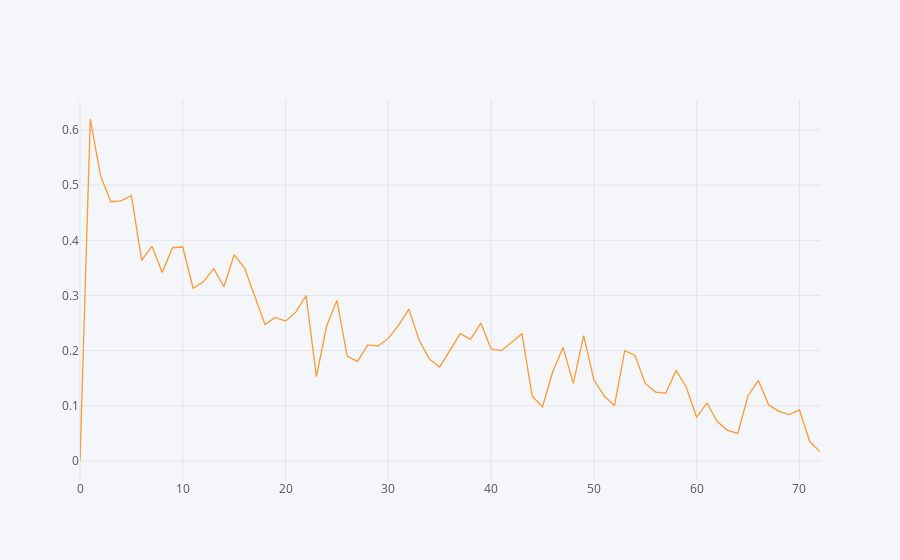

Notebook code for this chart:
### Code cell
data.iplot(kind='line', x='tenure')

### Figure 1 — Plotly figure (JSON) as saved in the notebook; plotly's stock layout.template omitted (floating-point values rounded to 4 significant figures)
{"data": [{"line": {"color": "rgba(255, 153, 51, 1.0)", "dash": "solid", "shape": "linear", "width": 1.3}, "mode": "lines", "name": "ChurnBinary", "text": "", "type": "scatter", "uid": "ac280ff8-fb9a-4602-8553-50abbdc7f3c3", "x": [0, 1, 2, 3, 4, 5, 6, 7, 8, 9, 10, 11, 12, 13, 14, 15, 16, 17, 18, 19, 20, 21, 22, 23, 24, 25, 26, 27, 28, 29, 30, 31, 32, 33, 34, 35, 36, 37, 38, 39, 40, 41, 42, 43, 44, 45, 46, 47, 48, 49, 50, 51, 52, 53, 54, 55, 56, 57, 58, 59, 60, 61, 62, 63, 64, 65, 66, 67, 68, 69, 70, 71, 72], "y": [0, 0.6199, 0.5168, 0.47, 0.4716, 0.4812, 0.3636, 0.3893, 0.3415, 0.3866, 0.3879, 0.3131, 0.3248, 0.3486, 0.3158, 0.3737, 0.35, 0.2989, 0.2474, 0.2603, 0.2535, 0.2698, 0.3, 0.1529, 0.2447, 0.2911, 0.1899, 0.1806, 0.2105, 0.2083, 0.2222, 0.2462, 0.2754, 0.2188, 0.1846, 0.1705, 0.2, 0.2308, 0.2203, 0.25, 0.2031, 0.2, 0.2154, 0.2308, 0.1176, 0.09836, 0.1622, 0.2059, 0.1406, 0.2273, 0.1471, 0.1176, 0.1, 0.2, 0.1912, 0.1406, 0.125, 0.1231, 0.1642, 0.1333, 0.07895, 0.1053, 0.07143, 0.05556, 0.05, 0.1184, 0.1461, 0.102, 0.09, 0.08421, 0.09244, 0.03529, 0.01657]}], "layout": {"legend": {"bgcolor": "#F5F6F9", "font": {"color": "#4D5663"}}, "paper_bgcolor": "#F5F6F9", "plot_bgcolor": "#F5F6F9", "title": {"font": {"color": "#4D5663"}}, "xaxis": {"gridcolor": "#E1E5ED", "showgrid": true, "tickfont": {"color": "#4D5663"}, "title": {"font": {"color": "#4D5663"}, "text": ""}, "zerolinecolor": "#E1E5ED"}, "yaxis": {"gridcolor": "#E1E5ED", "showgrid": true, "tickfont": {"color": "#4D5663"}, "title": {"font": {"color": "#4D5663"}, "text": ""}, "zerolinecolor": "#E1E5ED"}}}
